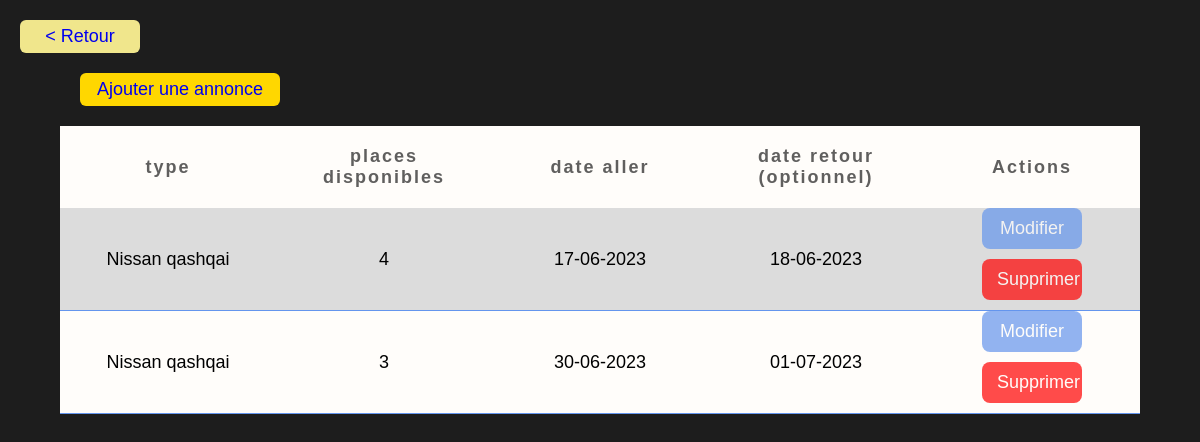
The app's page /festivoiturage/vues/client/annonces.php (signed in) with its own data.
### tables this page shows
CREATE TABLE `annoncesvehicules` (
  `id` int(11) NOT NULL,
  `type` varchar(50) NOT NULL,
  `placeDisponibles` int(11) NOT NULL,
  `dateAller` date NOT NULL,
  `dateRetour` date DEFAULT NULL,
  `id_utilisateur` int(11) NOT NULL
);

### festivoiturage/controlleurs/client/annonces.php (called while the page is built, shortened)
<?php
    include('../../database/database.php');
    $annonces = $mysql->query("select * from annoncesvehicules join utilisateurs on
    annoncesvehicules.id_utilisateur = utilisateurs.idUtilisateur where id_utilisateur = " . $_SESSION["id"]);
?>

### festivoiturage/vues/client/annonces.php (the view, shortened to what this page needs)
<?php
    if(isset($_SESSION["id"]) && isset($_SESSION["login"]) && isset($_SESSION["role"]) &&  $_SESSION["role"] === "ROLE_USER") {
    include("../../controlleurs/client/annonces.php");
?>
<!DOCTYPE html>
<html lang="en">
<head>
    <link rel="stylesheet" href="../../css/style.css?v=<?php echo time(); ?>"/>
</head>
<body>
    <div class="goback">
        <a href="./index.php"> < Retour</a>
    </div>
    <div class="ajout-container">
        <a href="../admin/FormulaireVehicule.php">Ajouter une annonce</a>
    </div>
    <div class="table-container">
        <table>
            <tr>
                <th>type</th>
                <th>places disponibles</th>
                <th>date aller</th>
                <th>date retour (optionnel)</th>
                <th>Actions</th>
            </tr>
            <?php while($row = $annonces->fetch_array()){ ?>
                <tr>
                    <td><?php echo $row["type"] ?></td>
                    <td><?php echo $row["placeDisponibles"] ?></td>
                    <?php
                        $dateAller = join("-", array_reverse(explode("-", $row["dateAller"])));
                        $dateRetour = join("-", array_reverse(explode("-", $row["dateRetour"])));
                    ?>
                    <td><?php echo $dateAller ?></td>
                    <td><?php echo $dateRetour === "" ? "----------" : $dateRetour ?></td>
                    <td>
                        <a href="./DetailsVehicule.php?id=<?php echo $row["id"] ?>">Modifier</a>
                        <a href="../../controlleurs/admin/delete-vehicule.php?id=<?php echo $row["id"] ?>">Supprimer</a>
                    </td>
                </tr>
            <?php }?>
        </table>
    </div>
</body>
</html>
<?php
    } else {
        header("Location: ../login.php");
    }
    ?>

### festivoiturage/css/style.css (style rules this page uses)
:root { --White:#FFFFFF; --Whity:#FFFDFA; --Black:#000000; --Blacky:#1D1D1D; --Very-Dark-Gray:#565656; --Gainsboro:#DCDCDC; --Khaki:#F0E68C; --Light-Yelow:#FFFF66; --Gold:#FFD700; --light-blue: #6495ED; --red: #FF0000; --light-red: #FD9079; --light-green: #02D863; --main-padding:20px; --main-margin:20px; }
* { box-sizing:border-box; -moz-box-sizing: border-box; -webkit-box-sizing: border-box; margin: 0; padding: 0; }
html { scroll-behavior: smooth; }
body { font-family: 'Work Sans', sans-serif; background-color: var(--Blacky); font-size: 18px; }
a { text-decoration: none; }
.goback { padding: 6px 12px; width: 120px; text-align: center; color: var(--Blacky); background-color: var(--Khaki); border-radius: 6px; margin: 20px auto 20px 20px; }
.ajout-container { width: 200px; text-align: center; margin: 20px auto 20px 80px; padding: 6px 12px; background-color: var(--Gold); color: var(--Blacky); border-radius: 6px; }
.table-container { background: var(--Whity); width: 90%; margin-left: auto; margin-right: auto; margin-bottom: 60px; overflow: auto; }
.table-container table { width: 100%; }
.table-container table tr:nth-child(even) { background: var(--Gainsboro); }
.table-container table, .table-container table tr, .table-container table tr th, .table-container table tr td { border-collapse: collapse; }
.table-container table tr th { color: var(--Blacky); background: var(--Whity); border-bottom: none; opacity: 0.7; padding: 20px 20px; transition: all 0.3s; letter-spacing: 2px; }
.table-container table tr th, .table-container table tr td { text-align: center; width: calc(100% / 5); }
.table-container table tr td { padding: 0 20px; border-bottom: 1px solid var(--light-blue); }
.table-container table tr td a { display: block; border: none; outline: none; padding: 10px 15px; color: var(--Whity); width: 100px; margin-left: auto; margin-right: auto; border-radius: 8px; opacity: 0.7; margin-bottom: 10px; transition: opacity 0.3s; }
.table-container table tr td a:first-child { background:var(--light-blue); }
.table-container table tr td a:last-child { background: var(--red); }

### records on screen
annoncesvehicules: type "Nissan qashqai", placeDisponibles "4", dateAller "17-06-2023", dateRetour "18-06-2023"
annoncesvehicules: type "Nissan qashqai", placeDisponibles "3", dateAller "30-06-2023", dateRetour "01-07-2023"
